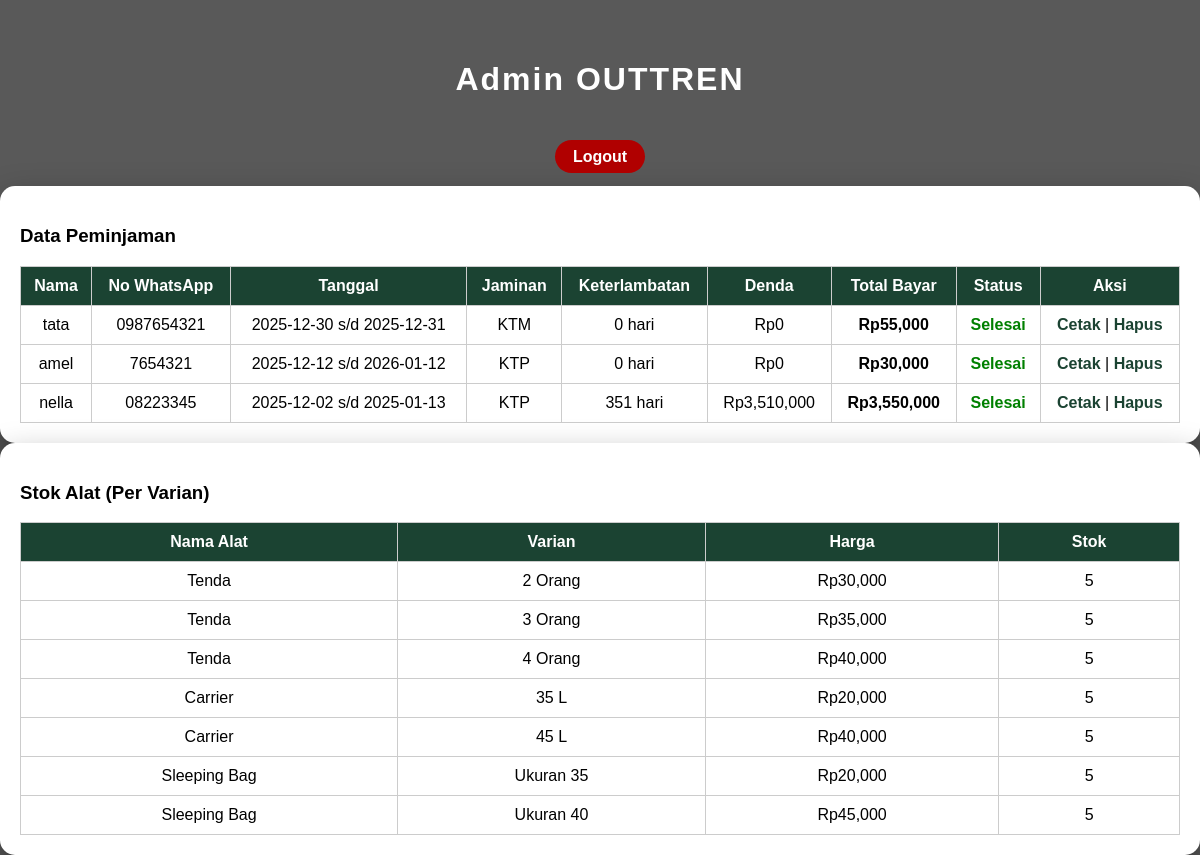
The page /admin.php (signed in) on the database its author committed.
### tables this page shows
CREATE TABLE `peminjaman` (
  `id` int(11) NOT NULL,
  `nama` varchar(100) DEFAULT NULL,
  `whatsapp` varchar(20) DEFAULT NULL,
  `tgl_pinjam` date DEFAULT NULL,
  `tgl_kembali` date DEFAULT NULL,
  `jaminan` varchar(50) DEFAULT NULL,
  `status` enum('baru','dipinjam','selesai') DEFAULT 'baru',
  `total` int(11) NOT NULL
);

CREATE TABLE `alat_varian` (
  `id` int(11) NOT NULL,
  `alat_id` int(11) NOT NULL,
  `varian` varchar(50) NOT NULL,
  `harga` int(11) NOT NULL,
  `stok` int(11) NOT NULL
);

CREATE TABLE `alat` (
  `id` int(11) NOT NULL,
  `nama_alat` varchar(100) NOT NULL
);

### admin.php (the view, shortened to what this page needs)
<?php
include 'koneksi.php';
?>
<!DOCTYPE html>
<html lang="id">
<head>
  <link rel="stylesheet" href="admin.css">
</head>
<body>
<div class="admin-wrapper">
  <h1>Admin OUTTREN</h1>
</div>
<div class="logout">
  <a href="logout.php">Logout</a>
</div>
<div class="table-box">
<h3>Data Peminjaman</h3>
<table>
<tr>
  <th>Nama</th>
  <th>No WhatsApp</th>
  <th>Tanggal</th>
  <th>Jaminan</th>
  <th>Keterlambatan</th>
  <th>Denda</th>
  <th>Total Bayar</th>
  <th>Status</th>
  <th>Aksi</th>
</tr>
<?php
$q = mysqli_query($conn,"SELECT * FROM peminjaman ORDER BY id DESC");
while($p = mysqli_fetch_assoc($q)){
  $hari_telat = 0;
  $denda = 0;
  $hari_ini = date('Y-m-d');
  if($hari_ini > $p['tgl_kembali']){
    $tgl1 = new DateTime($p['tgl_kembali']);
    $tgl2 = new DateTime($hari_ini);
    $hari_telat = $tgl1->diff($tgl2)->days;
    $denda = $hari_telat * 10000;
  }
  $total = 0;
  $detail = mysqli_query($conn,"
    SELECT harga FROM peminjaman_detail
    WHERE peminjaman_id = '".$p['id']."'
  ");
  while($d = mysqli_fetch_assoc($detail)){
    $total += $d['harga'];
  }
  $total_akhir = $total + $denda;
?>
<tr>
  <td><?= $p['nama']; ?></td>
  <td><?= $p['whatsapp']; ?></td>
  <td><?= $p['tgl_pinjam']; ?> s/d <?= $p['tgl_kembali']; ?></td>
  <td><?= $p['jaminan']; ?></td>
  <td><?= $hari_telat; ?> hari</td>
  <td>Rp<?= number_format($denda); ?></td>
  <td><b>Rp<?= number_format($total_akhir); ?></b></td>
  <td>
    <?php
    if($p['status']=='selesai'){
      echo "<b style='color:green'>Selesai</b>";
    }elseif($p['status']=='dipinjam'){
      echo "<b style='color:orange'>Dipinjam</b>";
    }else{
      echo "<b style='color:red'>Baru</b>";
    }
    ?>
  </td>
  <td>
    <a href="cetak.php?id=<?= $p['id']; ?>">Cetak</a> |
    <a href="hapus.php?id=<?= $p['id']; ?>" onclick="return confirm('Hapus data ini?')">Hapus</a>
  </td>
</tr>
<?php } ?>
</table>
</div>
<div class="table-box">
<h3>Stok Alat (Per Varian)</h3>
<table>
<tr>
  <th>Nama Alat</th>
  <th>Varian</th>
  <th>Harga</th>
  <th>Stok</th>
</tr>
<?php
$q = mysqli_query($conn,"
  SELECT a.nama_alat, v.varian, v.harga, v.stok
  FROM alat_varian v
  JOIN alat a ON v.alat_id = a.id
");
while($v = mysqli_fetch_assoc($q)){
?>
<tr>
  <td><?= $v['nama_alat']; ?></td>
  <td><?= $v['varian']; ?></td>
  <td>Rp<?= number_format($v['harga']); ?></td>
  <td><?= $v['stok']; ?></td>
</tr>
<?php } ?>
</table>
</div>
</body>
</html>

### admin.css (style rules this page uses)
* { box-sizing: border-box; font-family: Arial, sans-serif; }
body { margin: 0; min-height: 100vh; background: linear-gradient(rgba(0,0,0,0.65), rgba(0,0,0,0.65)), url('../img/logo.png') no-repeat center; background-size: 350px; }
.admin-wrapper { padding: 40px; }
h1 { text-align: center; color: white; margin-bottom: 10px; letter-spacing: 2px; }
.logout { text-align: center; margin-bottom: 20px; }
.logout a { color: white; background: #b00000; padding: 8px 18px; border-radius: 20px; text-decoration: none; font-weight: bold; }
.table-box { background: white; padding: 20px; border-radius: 15px; box-shadow: 0 15px 35px rgba(0,0,0,0.4); overflow-x: auto; }
table { width: 100%; border-collapse: collapse; }
th, td { padding: 10px; border: 1px solid #ccc; text-align: center; }
th { background: #1b4332; color: white; }
td a { color: #1b4332; font-weight: bold; text-decoration: none; }

### rows shown on the page
peminjaman: nama "tata", whatsapp "0987654321", tgl_pinjam "2025-12-30", tgl_kembali "2025-12-31", jaminan "KTM", hari_telat "0", denda "0", total_akhir "55,000", status "Selesai"
peminjaman: nama "amel", whatsapp "7654321", tgl_pinjam "2025-12-12", tgl_kembali "2026-01-12", jaminan "KTP", hari_telat "0", denda "0", total_akhir "30,000", status "Selesai"
peminjaman: nama "nella", whatsapp "08223345", tgl_pinjam "2025-12-02", tgl_kembali "2025-01-13", jaminan "KTP", tgl_kembali "351", tgl_kembali "3,510,000", tgl_kembali "3,550,000", status "Selesai"
alat_varian: alat.nama_alat "Tenda", varian "2 Orang", harga "30,000", stok "5"
alat_varian: alat.nama_alat "Tenda", varian "3 Orang", harga "35,000", stok "5"
alat_varian: alat.nama_alat "Tenda", varian "4 Orang", harga "40,000", stok "5"
alat_varian: alat.nama_alat "Carrier", varian "35 L", harga "20,000", stok "5"
alat_varian: alat.nama_alat "Carrier", varian "45 L", harga "40,000", stok "5"
alat_varian: alat.nama_alat "Sleeping Bag", varian "Ukuran 35", harga "20,000", stok "5"
alat_varian: alat.nama_alat "Sleeping Bag", varian "Ukuran 40", harga "45,000", stok "5"
